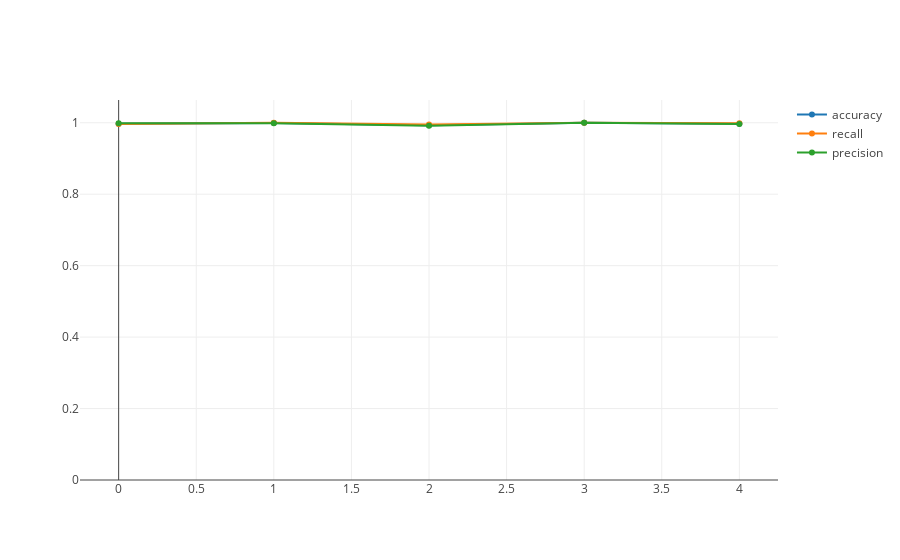

Notebook source saved alongside this figure:
### Code cell
iplot(test_amount_features_kfold(10, clf_forest, X, y), filename='Random Forest metrics KFold')

### Figure 1 — Plotly figure (JSON) as saved in the notebook; plotly's stock layout.template omitted (floating-point values rounded to 4 significant figures)
{"data": [{"name": "accuracy", "type": "scatter", "uid": "82e0fe98-764a-4e51-8e4e-6316c958772f", "x": [0, 1, 2, 3, 4], "y": [0.9975, 0.9994, 0.9932, 1, 0.9975]}, {"name": "recall", "type": "scatter", "uid": "19b41c56-c209-4f0f-a1bd-754711133aff", "x": [0, 1, 2, 3, 4], "y": [0.9964, 1, 0.9952, 1, 0.9988]}, {"name": "precision", "type": "scatter", "uid": "6893dc91-fe1b-4531-95da-973e8f17a1c7", "x": [0, 1, 2, 3, 4], "y": [0.9988, 0.9988, 0.9916, 1, 0.9964]}], "layout": {"yaxis": {"autorange": true, "rangemode": "tozero"}}}
